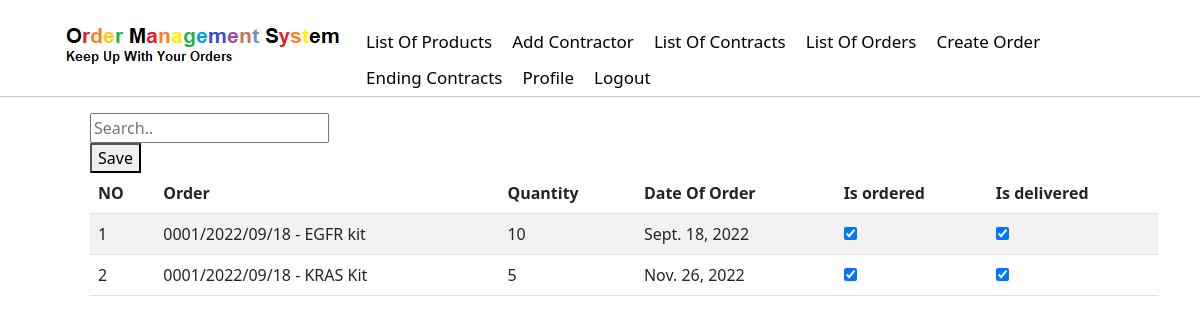
Screenshot of /orders/ (signed in) with the database file from the repository.
### layout/models.py (models this page shows, shortened)
class Order(models.Model):
    contract = models.ForeignKey(Storage, null=True, on_delete=models.SET_NULL)
    quantity = models.PositiveIntegerField()
    date_of_order = models.DateField(default=timezone.now)
    is_ordered = models.BooleanField()
    is_delivered = models.BooleanField()

class Storage(models.Model):
    contract = models.ForeignKey(Contract, null=True, on_delete=models.SET_NULL)
    product = models.ForeignKey(Product, null=True, on_delete=models.SET_NULL)
    number_of_products = models.PositiveIntegerField(default=1)
    def __str__(self):
        return (self.contract.name + ' - ' + self.product.name)

class Contract(models.Model):
    name = models.CharField(max_length=100)
    contractor = models.ForeignKey(Contractor, null=True, on_delete=models.SET_NULL)
    user_responsible = models.ForeignKey(User, null=True, on_delete=models.SET_NULL)
    start_date = models.DateField()
    end_date = models.DateField()
    products = models.ManyToManyField(Product)
    PUBLIC_AUCTION = 'PUBLIC_AUCTION'
    QUICK_TENDER = 'QUICK_TENDER'
    type_choises = [
        (PUBLIC_AUCTION, 'Public Auction'),
        (QUICK_TENDER, 'Quick Tender')
    ]
    type = models.CharField(max_length=100, choices=type_choises)

class Product(models.Model):
    name = models.CharField(max_length=100)
    catalog_number = models.CharField(max_length=100, default='0000')
    impuls_number = models.CharField(max_length=100,default='0000')
    producent = models.CharField(max_length=100)
    description = models.TextField()
    price = models.CharField(max_length=100)
    vat = models.CharField(max_length=100,default='%')

### layout/views.py (the view, shortened to what this page needs)
# urls.py: path('orders/', views.OrderListView, name = 'orders-list'),
@login_required
def OrderListView(response):
    orders = Order.objects.all()
    return render(response, "layout/order_list.html", {"orders": orders})

### layout/templates/layout/order_list.html (shortened to what this page needs)
{% extends "layout/base.html" %}
{% block content %}
<div class ="topnav">
    <input type="text" placeholder="Search..">
</div>
    <form method = "post">
        <button type = "submit" name = "save" value = "save">Save</button>
        <table class="table table-striped table-hover">
            <thead>
                <tr>
                <th>NO</th>
                <th>Order</th>
                <th>Quantity</th>
                <th>Date Of Order</th>
                <th>Is ordered</th>
                <th>Is delivered</th>
                </tr>
            </thead>
                {% for order in orders %}
                    <tr>
                    <td>{{ order.id }}</td>
                    <td>{{ order.contract }}</td>
                    <td>{{ order.quantity }}</td>
                    <td>{{ order.date_of_order }}</td>
                    {% if order.is_ordered == True %}
                    <td><input type="checkbox" name="o{{order.id}}" value="is-ordered" checked></td>
                    {% else %}
                    <td><input type="checkbox" name="o{{order.id}}" value="is-ordered" ></td>
                    {% endif %}
                    {% if order.is_delivered == True %}
                    <td><input type="checkbox" name="d{{order.id}}" value="is-delivered" checked></td>
                    {% else %}
                    <td><input type="checkbox" name="d{{order.id}}" value="is-delivered" ></td>
                    {% endif %}
                {% endfor %}
            </tr>
        </table>
    </form>
{% endblock content %}

### layout/static/layout/static.css (style rules this page uses)
body { background-color: white; }
body { padding-top: 80px; }

### rows the page displays
Order: id "1", contract "0001/2022/09/18 - EGFR kit", quantity "10", date_of_order "Sept. 18, 2022"
Order: id "2", contract "0001/2022/09/18 - KRAS Kit", quantity "5", date_of_order "Nov. 26, 2022"
